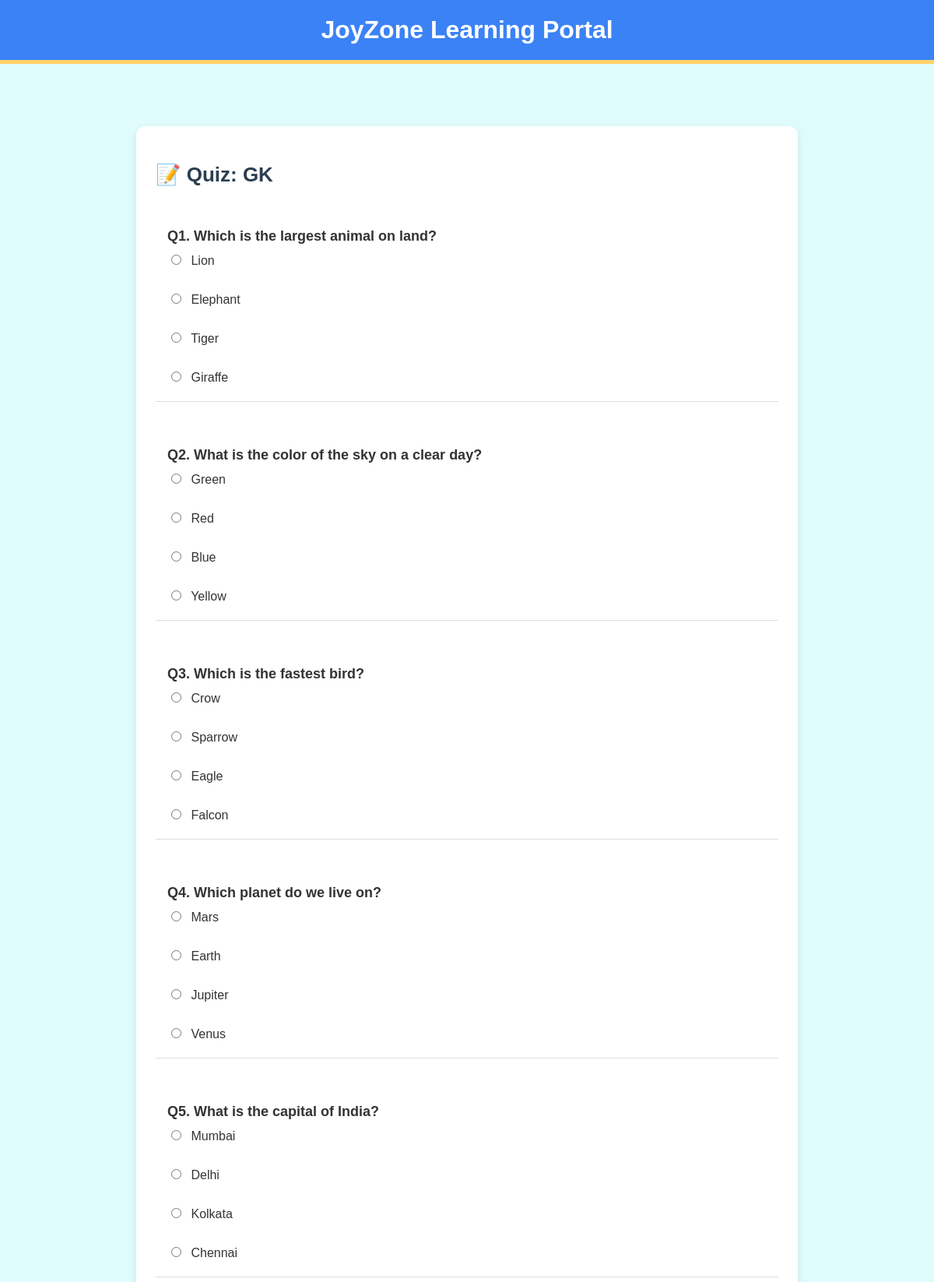
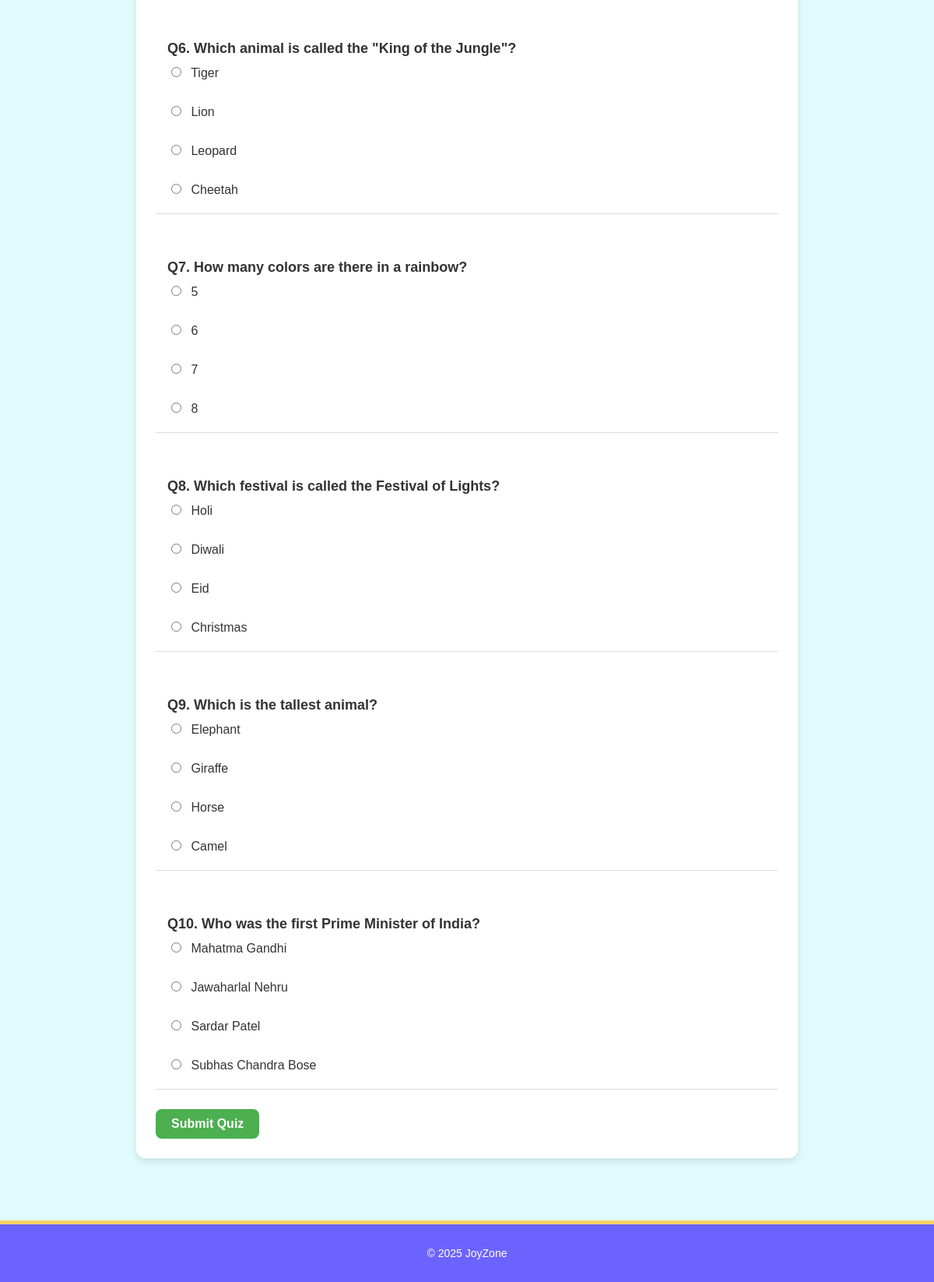
/quizzes/7/ (signed in), run on the app's committed database (2 pictures, top to bottom).
### quizzes/models.py (models this page shows, shortened)
class Quiz(models.Model):
    SUBJECT_CHOICES = [
        ("Maths", "Maths"),
        ("GK", "General Knowledge"),
        ("English", "English"),
    ]
    AGE_GROUP_CHOICES = [
        ("5-7", "5–7 Years"),
        ("8-10", "8–10 Years"),
        ("11-12", "11–12 Years"),
    ]
    title = models.CharField(max_length=200)
    description = models.TextField(blank=True, null=True)
    subject = models.CharField(max_length=50, choices=SUBJECT_CHOICES)
    age_group = models.CharField(max_length=20, choices=AGE_GROUP_CHOICES)
    difficulty = models.CharField(
        max_length=20,
        choices=[("Easy", "Easy"), ("Medium", "Medium"), ("Hard", "Hard")],
        default="Easy"
    )
    is_published = models.BooleanField(default=True)
    created_at = models.DateTimeField(auto_now_add=True)

class Question(models.Model):
    quiz = models.ForeignKey(Quiz, on_delete=models.CASCADE)
    text = models.TextField()
    option1 = models.CharField(max_length=200)
    option2 = models.CharField(max_length=200)
    option3 = models.CharField(max_length=200)
    option4 = models.CharField(max_length=200)
    correct_option = models.IntegerField(
        choices=[(1, "Option 1"), (2, "Option 2"), (3, "Option 3"), (4, "Option 4")]
    )

### quizzes/views.py (the view, shortened to what this page needs)
# urls.py: path("<int:quiz_id>/", views.take_quiz, name="take_quiz"),
@login_required
def take_quiz(request, quiz_id):
    quiz = get_object_or_404(Quiz, id=quiz_id)
    if not request.user.is_superuser and request.user.age_group:
        if quiz.age_group != request.user.age_group:
            return redirect("quiz_list")
    questions = quiz.question_set.all()
    return render(request, "quizzes/take_quiz.html", {"quiz": quiz, "questions": questions})

### templates/quizzes/take_quiz.html (shortened to what this page needs)
{% extends "base.html" %}
{% load static %}
{% block content %}
<div class="quiz-container">
    <h2 class="quiz-title">📝 Quiz: {{ quiz.title }}</h2>
    <form method="post">
        {% for q in questions %}
        <div class="question-block">
            <p class="question-text">Q{{ forloop.counter }}. {{ q.text }}</p>
            <div class="options">
                <label><input type="radio" name="{{ q.id }}" value="1"> {{ q.option1 }}</label><br>
                <label><input type="radio" name="{{ q.id }}" value="2"> {{ q.option2 }}</label><br>
                <label><input type="radio" name="{{ q.id }}" value="3"> {{ q.option3 }}</label><br>
                <label><input type="radio" name="{{ q.id }}" value="4"> {{ q.option4 }}</label>
            </div>
        </div>
        {% endfor %}
        <button type="submit" class="submit-btn">Submit Quiz</button>
    </form>
</div>
{% endblock %}

### static/style.css (style rules this page uses)
body { font-family: "Comic Sans MS", cursive, sans-serif; margin: 0; padding: 0; background-color: #fef9f6; color: #333; }
main h1, main h2 { color: #1e3a8a; }
button, .btn { background-color: #06D6A0; color: white; border: none; padding: 10px 20px; border-radius: 20px; font-size: 16px; cursor: pointer; transition: 0.3s; }
.btn-start, .submit-btn { background: #4CAF50; color: white; font-weight: bold; border-radius: 8px; padding: 10px 20px; transition: background 0.3s ease; }
.quiz-container { max-width: 800px; margin: 40px auto; text-align: left; background: #fff; padding: 25px; border-radius: 12px; box-shadow: 0 4px 10px rgba(0,0,0,0.1); }
.quiz-title { font-size: 26px; margin-bottom: 20px; color: #2c3e50; }
.question-block { margin-bottom: 25px; padding: 15px; border-bottom: 1px solid #ddd; }
.question-text { font-weight: bold; font-size: 18px; margin-bottom: 10px; }
.options label { display: block; margin: 6px 0; font-size: 16px; cursor: pointer; }
.options input { margin-right: 8px; }

### data on the page
Quiz: title "GK"
Question: text "Which is the largest animal on land?", option1 "Lion", option2 "Elephant", option3 "Tiger", option4 "Giraffe"
Question: text "What is the color of the sky on a clear day?", option1 "Green", option2 "Red", option3 "Blue", option4 "Yellow"
Question: text "Which is the fastest bird?", option1 "Crow", option2 "Sparrow", option3 "Eagle", option4 "Falcon"
Question: text "Which planet do we live on?", option1 "Mars", option2 "Earth", option3 "Jupiter", option4 "Venus"
Question: text "What is the capital of India?", option1 "Mumbai", option2 "Delhi", option3 "Kolkata", option4 "Chennai"
Question: text "Which animal is called the \"King of the Jungle\"?", option1 "Tiger", option2 "Lion", option3 "Leopard", option4 "Cheetah"
Question: text "How many colors are there in a rainbow?", option1 "5", option2 "6", option3 "7", option4 "8"
Question: text "Which festival is called the Festival of Lights?", option1 "Holi", option2 "Diwali", option3 "Eid", option4 "Christmas"
Question: text "Which is the tallest animal?", option1 "Elephant", option2 "Giraffe", option3 "Horse", option4 "Camel"
Question: text "Who was the first Prime Minister of India?", option1 "Mahatma Gandhi", option2 "Jawaharlal Nehru", option3 "Sardar Patel", option4 "Subhas Chandra Bose"
